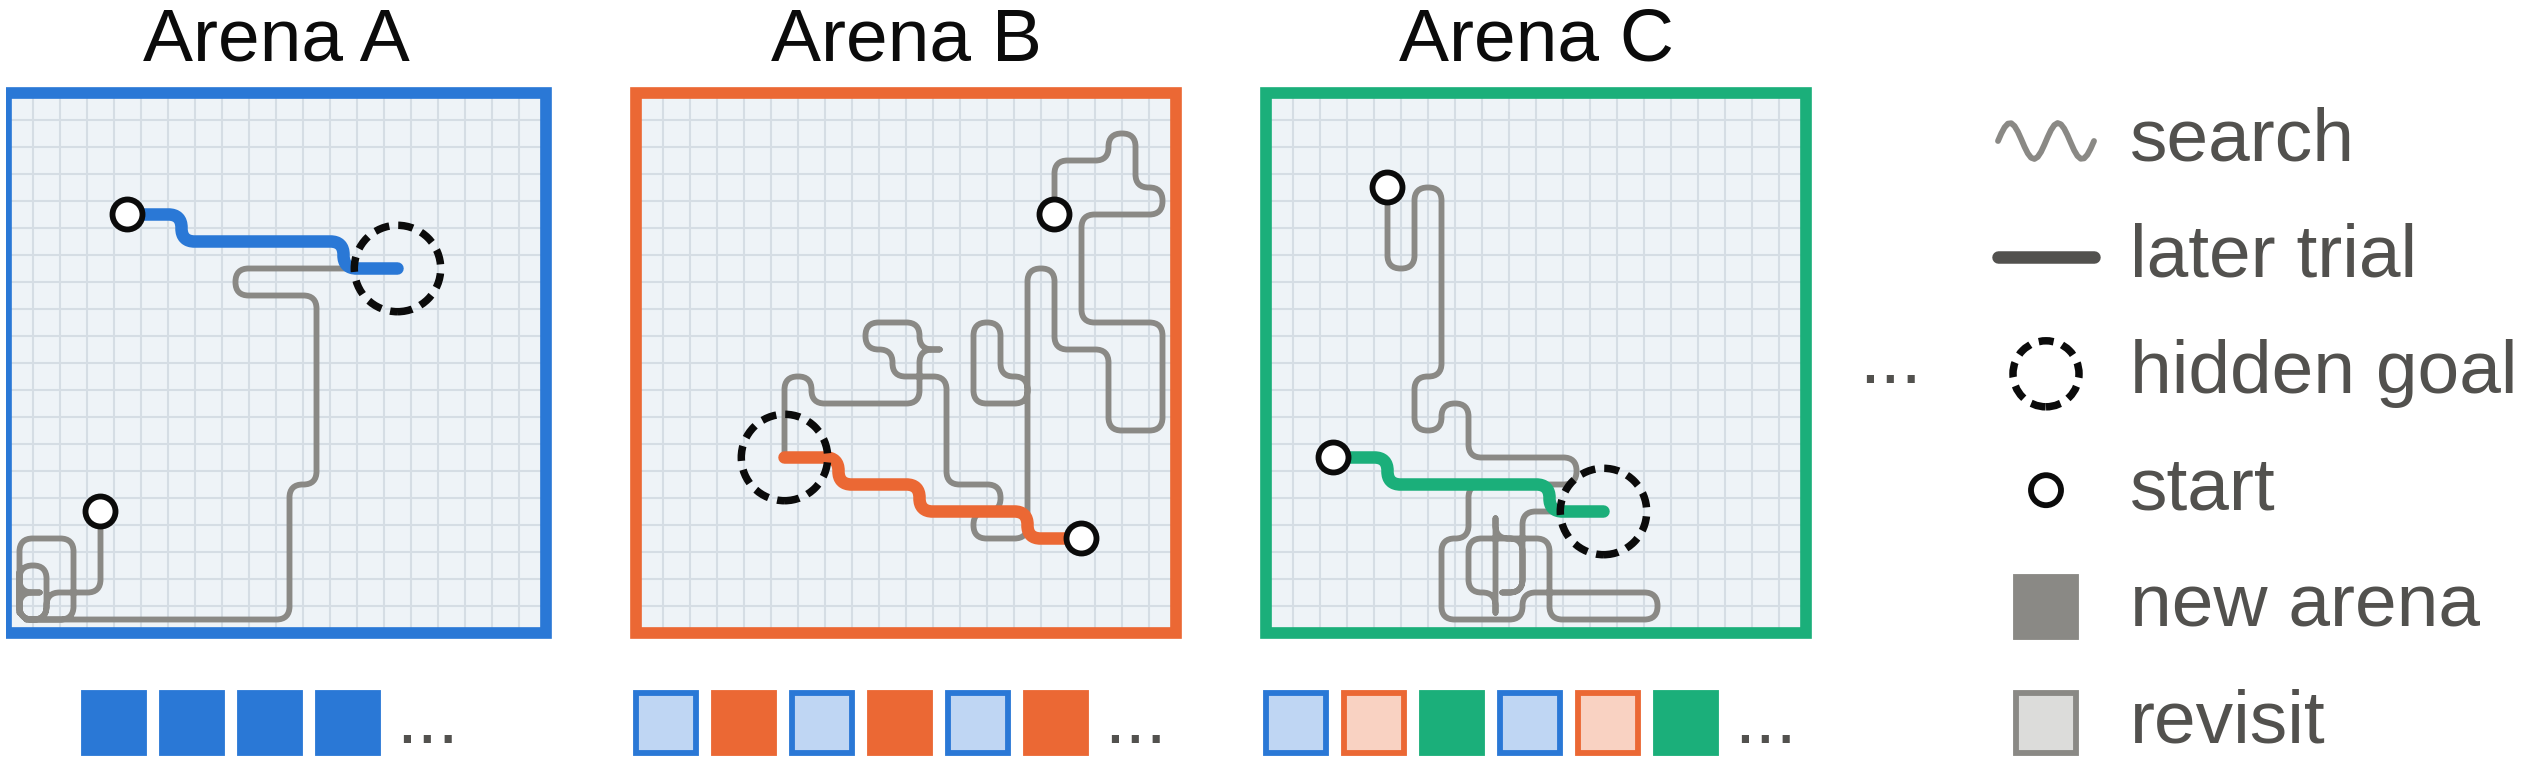

Here is the Python script that generated this plot:
"""Figure 1: the sequential water maze task.

Run: ~/.conda/envs/cls/bin/python cosyne2027/fig1_task_schematic.py

Draws the task in hopfield_nav/evaluation/protocols.py, model-free: nothing
here depends on how an agent solves it. Each column is one block. Top row:
the arena introduced in that block, with its hidden goal, a first-trial
search path and a later direct path. Bottom row: the block's trials in
order. Block i runs one trial in every arena seen so far (A, then A B, then
A B C, repeated); trials in earlier arenas are revisits.

The paths are illustrations, not agent rollouts. They live on the real
20x20 cell lattice: the search path is a novelty-seeking walk that ends at
the goal, and the later path is a shortest 4-connected path.
"""
import matplotlib.pyplot as plt
import numpy as np
from matplotlib.patches import Circle, Rectangle

import style

style.apply()

ARENA_CELLS = 20
MOVES = np.array([[1, 0], [-1, 0], [0, 1], [0, -1]])

# (goal, search start, later-trial start) in cell coordinates, origin bottom-left
ARENAS = [
    ((14, 13), (3, 4), (4, 15)),
    ((5, 6), (15, 15), (16, 3)),
    ((12, 4), (4, 16), (2, 6)),
]
NAMES = "ABC"
ITERS_SHOWN = [4, 3, 2]         # iterations drawn per block before the '...'

# Layout, in inches (the axes spans the figure with 1 data unit = 1 inch).
# FIG_W and FIG_H are the final size; keep them snug to the key's text.
FIG_W, FIG_H = 4.18, 1.26
ARENA_SIDE = 0.9
COL_X = [0.45, 1.5, 2.55]       # column centers
ELLIPSIS_X = 3.14
ARENA_Y0 = 0.22                 # arena bottom edge
TICK_Y = 0.07                   # trial-tick centers
TICK = 0.1
TICK_GAP = 0.03
DOTS_W = 0.15                   # room for the '...' after each block's ticks
KEY_X = 3.32
KEY_PITCH = 0.194


def search_path(start, goal, rng, max_steps=400):
    """Walk that prefers unvisited cells and keeps its heading; stops at goal."""
    pos = np.array(start)
    path = [pos.copy()]
    seen = {tuple(pos)}
    heading = None
    for _ in range(max_steps):
        nxt = pos + MOVES
        inside = np.all((nxt >= 0) & (nxt < ARENA_CELLS), axis=1)
        w = np.where([tuple(n) in seen for n in nxt], 0.05, 1.0) * inside
        if heading is not None:
            w = w * np.where(np.all(MOVES == heading, axis=1), 3.0, 1.0)
        k = rng.choice(4, p=w / w.sum())
        heading = MOVES[k]
        pos = nxt[k]
        path.append(pos.copy())
        seen.add(tuple(pos))
        if tuple(pos) == tuple(goal):
            return np.array(path)
    return None


def find_search_path(start, goal, lo=60, hi=100):
    """First seed whose walk reaches the goal in lo..hi steps (deterministic)."""
    for seed in range(10_000):
        p = search_path(start, goal, np.random.default_rng(seed))
        if p is not None and lo <= len(p) <= hi:
            return p
    raise RuntimeError("no search path in range")


def direct_path(start, goal):
    """Shortest 4-connected path that interleaves x and y moves evenly."""
    (x0, y0), (x1, y1) = start, goal
    dx, dy = x1 - x0, y1 - y0
    n = abs(dx) + abs(dy)
    path = [(x0, y0)]
    x, y = x0, y0
    for i in range(1, n + 1):
        # take an x move whenever x is behind its share of the straight line
        if abs(x - x0) < round(abs(dx) * i / n):
            x += np.sign(dx)
        else:
            y += np.sign(dy)
        path.append((x, y))
    return np.array(path)


def smooth(path, passes=3):
    """Chaikin corner cutting, endpoints fixed, so grid paths read as motion."""
    p = np.asarray(path, float)
    for _ in range(passes):
        q = np.empty((2 * len(p) - 2, 2))
        q[0::2] = 0.75 * p[:-1] + 0.25 * p[1:]
        q[1::2] = 0.25 * p[:-1] + 0.75 * p[1:]
        p = np.vstack([p[:1], q, p[-1:]])
    return p


def draw_arena(ax, cx, color, name, goal, s_start, d_start):
    x0, y0 = cx - ARENA_SIDE / 2, ARENA_Y0
    c = ARENA_SIDE / ARENA_CELLS
    ax.add_patch(Rectangle((x0, y0), ARENA_SIDE, ARENA_SIDE,
                           fc=style.WATER, ec="none", zorder=0))
    for k in range(1, ARENA_CELLS):
        ax.plot([x0 + k * c] * 2, [y0, y0 + ARENA_SIDE],
                color=style.GRID, lw=0.25, zorder=1)
        ax.plot([x0, x0 + ARENA_SIDE], [y0 + k * c] * 2,
                color=style.GRID, lw=0.25, zorder=1)
    ax.add_patch(Rectangle((x0, y0), ARENA_SIDE, ARENA_SIDE,
                           fc="none", ec=color, lw=1.4, zorder=5))

    def xy(p):
        p = np.asarray(p, float)
        return x0 + (p[..., 0] + 0.5) * c, y0 + (p[..., 1] + 0.5) * c

    ax.plot(*xy(smooth(find_search_path(s_start, goal))),
            color=style.INK_MUTED, lw=0.7, zorder=2)
    ax.plot(*xy(smooth(direct_path(d_start, goal))), color=color, lw=1.5,
            zorder=3)
    for start in (s_start, d_start):
        ax.add_patch(Circle(xy(start), 0.025, fc="white", ec=style.INK,
                            lw=0.7, zorder=4))
    ax.add_patch(Circle(xy(goal), 1.6 * c, fc="none", ec=style.INK,
                        lw=0.9, ls=(0, (2, 1.2)), zorder=4))

    ax.text(cx, y0 + ARENA_SIDE + 0.03, f"Arena {name}", ha="center",
            va="bottom")


def tick(ax, x, y, color, revisit):
    ax.add_patch(Rectangle((x, y - TICK / 2), TICK, TICK,
                           fc=style.tint(color, 0.7) if revisit else color,
                           ec=color, lw=0.7, zorder=3))


def draw_block(ax, i):
    """Trial ticks for block i: iterations over arenas 0..i, then '...'."""
    seq = [j for _ in range(ITERS_SHOWN[i]) for j in range(i + 1)]
    width = len(seq) * TICK + (len(seq) - 1) * TICK_GAP + DOTS_W
    x = COL_X[i] - width / 2
    for j in seq:
        tick(ax, x, TICK_Y, style.ARENA_COLORS[j], revisit=j != i)
        x += TICK + TICK_GAP
    ax.text(x, TICK_Y, "...", ha="left", va="center", color=style.INK_2)


def draw_key(ax):
    gx, tx = KEY_X, KEY_X + 0.22
    y = ARENA_Y0 + ARENA_SIDE - 0.08 - KEY_PITCH * np.arange(6)

    t = np.linspace(0, 1, 30)
    ax.plot(gx + 0.16 * t, y[0] + 0.03 * np.sin(t * 4 * np.pi),
            color=style.INK_MUTED, lw=0.7)
    ax.plot([gx, gx + 0.16], [y[1]] * 2, color=style.INK_2, lw=1.5)
    ax.add_patch(Circle((gx + 0.08, y[2]), 0.055, fc="none", ec=style.INK,
                        lw=0.9, ls=(0, (2, 1.2))))
    ax.add_patch(Circle((gx + 0.08, y[3]), 0.025, fc="white", ec=style.INK,
                        lw=0.7))
    tick(ax, gx + 0.08 - TICK / 2, y[4], style.INK_MUTED, revisit=False)
    tick(ax, gx + 0.08 - TICK / 2, y[5], style.INK_MUTED, revisit=True)

    labels = ["search", "later trial", "hidden goal", "start", "new arena",
              "revisit"]
    for yy, label in zip(y, labels):
        ax.text(tx, yy, label, va="center", color=style.INK_2)


def main():
    fig = plt.figure(figsize=(FIG_W, FIG_H))
    ax = fig.add_axes([0, 0, 1, 1])
    ax.set_xlim(0, FIG_W)
    ax.set_ylim(0, FIG_H)
    ax.set_aspect("equal")
    ax.axis("off")

    for i, (goal, s_start, d_start) in enumerate(ARENAS):
        draw_arena(ax, COL_X[i], style.ARENA_COLORS[i], NAMES[i],
                   goal, s_start, d_start)
        draw_block(ax, i)
    ax.text(ELLIPSIS_X, ARENA_Y0 + ARENA_SIDE / 2, "...", ha="center",
            va="center", color=style.INK_2)

    draw_key(ax)
    style.save(fig, "fig1_task_schematic")


if __name__ == "__main__":
    main()
